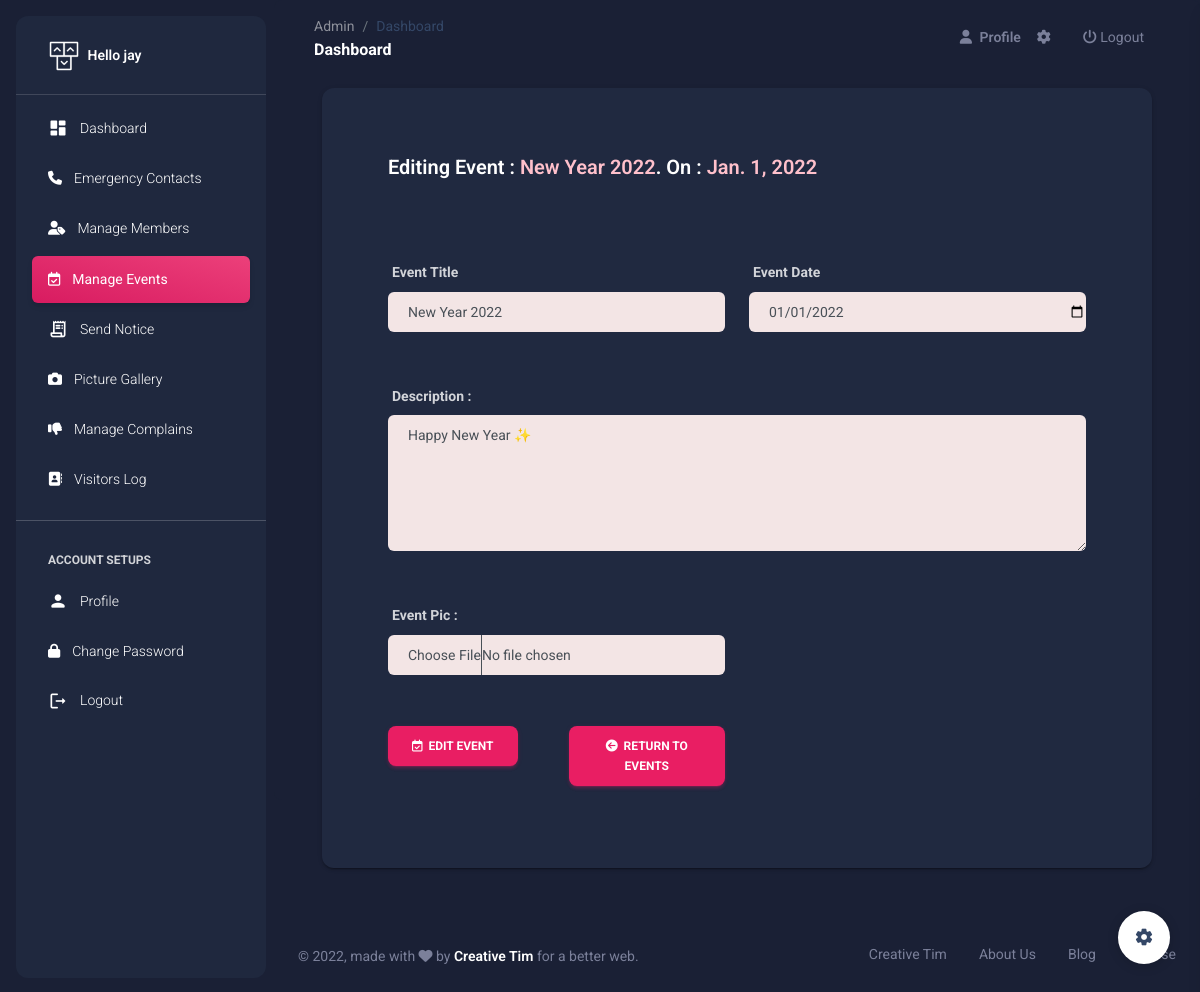
/Sec/edit-event/2 (signed in), run on the app's committed database.
### SecApp/models.py (models this page shows, shortened)
class SecUser(models.Model):
    name = models.CharField(max_length=50)
    email = models.EmailField(unique=True)
    mobile = models.CharField(max_length=15)
    password = models.CharField(max_length=50)
    pic = models.FileField(upload_to='Profile',default='avatar.png')
    setting = models.BooleanField(default=False)

### MemberApp/models.py (models this page shows, shortened)
class Event(models.Model):
    uid = models.ForeignKey(SecUser,on_delete=models.CASCADE)
    event_name = models.CharField(max_length=90)
    event_des = models.TextField()
    created_at = models.DateTimeField(auto_now_add=True)
    event_at = models.DateField()
    pic = models.FileField(upload_to='Event',null=True,blank=True)
    interest = models.ManyToManyField(Member,related_name='Likes')

### SecApp/views.py (the view, shortened to what this page needs)
# urls.py: path('edit-event/<int:pk>',views.edit_event, name='edit-event'),
def edit_event(request,pk):
    uid = SecUser.objects.get(email=request.session['email'])
    event = mm.Event.objects.get(id=pk)
    event_at = str(event.event_at)
    return render(request,'edit-event.html',{'uid':uid,'event':event,'event_at':event_at})

### SecApp/templates/edit-event.html (shortened to what this page needs)
{% extends 'sec-header.html' %}
{% load static %}
{% block event %}
<li class="nav-item">
  <a class="nav-link text-white  active bg-gradient-primary" href="">
    <div class="text-white text-center me-2 d-flex align-items-center justify-content-center">
      <i class="fa fa-calendar-check-o"></i>
    </div>
    <span class="nav-link-text ms-1">Manage Events</span>
  </a>
</li>
{% endblock %}
{% block content %}
<br><br><br>
<div class="container-fluid px-2 px-md-4">
    <div class="card card-body mx-3 mx-md-4 mt-n6">
      <div class="row gx-4 mb-2">
        <div class="col-auto my-auto">
          <div class="h-100">
            <h5 class="mb-1" style="margin-left: 50px; margin-top: 50px;">
              Editing Event : <span style="color: pink;"> {{event.event_name}}</span>. On : <span style="color: pink;">{{event.event_at}}</span>
            </h5>
          </div>
        </div>
      </div>
      <div style="margin: 50px;">
        <form action="{% url 'edit-event' event.id %}" method="POST" enctype="multipart/form-data">
          <div class="row">
              <div class="form-group col-6">
                  <label for="exampleInputPassword1"><b>Event Title</b></label>
                  <input type="text" class="form-control" value="{{event.event_name}}" style="background-color: rgb(243, 229, 229); padding-left: 20px;" name="ename" id="exampleInputPassword1" placeholder="Event Name..." required>
              </div>
              <div class="form-group col-6">
                  <label for="exampleInputPassword1"><b>Event Date</b></label>
                  <input type="date" class="form-control" value="{{event_at}}" style="background-color: rgb(243, 229, 229); padding-left: 20px;" name="edate" id="exampleInputPassword1" placeholder="Event Date..." required>
              </div>
          </div><br><br>
          <div class="row">
              <div class="form-group col-12">
                  <label for="exampleInputPassword1"><b>Description :</b></label>
                  <textarea name="edes" class="form-control" style="background-color: rgb(243, 229, 229); padding-left: 20px;" placeholder="Event Description..." id="" cols="30" rows="5">{{event.event_des}}</textarea>
              </div>
          </div><br><br>
          <div class="row">
              <div class="form-group col-6">
                  <label for="exampleInputPassword1"><b>Event Pic : </b></label>
                  {% if event.pic %}
                  <input type="file" value="{{event.pic.url}}" class="form-control" style="background-color: rgb(243, 229, 229); padding-left: 20px;" name="pic" id="exampleInputPassword1" placeholder="Event Pic...">
                  {% else %}
                  <input type="file" class="form-control" style="background-color: rgb(243, 229, 229); padding-left: 20px;" name="pic" id="exampleInputPassword1" placeholder="Event Pic...">
                  {% endif %}
                </div>
          </div><br><br>
          <div class="row">
              <div class="form-group col-3">
                <button type="submit" class="btn btn-primary"><i class="fa fa-calendar-check-o"></i> &nbsp;Edit Event</button>
                </form>
              </div>
              <div class="form-group col-3">
                <a href="{% url 'add-event' %}"><button type="button" class="btn btn-primary"><i class="fa fa-arrow-circle-left"></i> &nbsp;Return to Events</button></a>
              </div>
          </div>
        </div>
    <br><br>
{% endblock %}

### SecApp/templates/sec-header.html (shortened to what this page needs)
{% load static %}
<!DOCTYPE html>
<html lang="en">
<head>
  <link href="{% static 'assets/css/nucleo-icons.css' %}" rel="stylesheet" />
  <link href="{% static 'assets/css/nucleo-svg.css' %}" rel="stylesheet" />
  <link id="pagestyle" href="{% static 'assets/css/material-dashboard.css' %}" rel="stylesheet" />
</head>
{% if uid.setting == False %}
<body class="g-sidenav-show  bg-gray-200">
{% else %}
<body class="g-sidenav-show  bg-gray-200 dark-version">
{% endif %}
  <aside class="sidenav navbar navbar-vertical navbar-expand-xs border-0 border-radius-xl my-3 fixed-start ms-3   bg-gradient-dark" id="sidenav-main">
    <div class="sidenav-header">
      <a class="navbar-brand m-0" href=" https://demos.creative-tim.com/material-dashboard/pages/dashboard " target="_blank">
        <img src="{% static 'assets/img/logo-ct.png' %}" class="navbar-brand-img h-100" alt="main_logo">
        <span class="ms-1 font-weight-bold text-white">Hello {{uid.name}}</span>
      </a>
    </div>
    <hr class="horizontal light mt-0 mb-2">
      <ul class="navbar-nav">
        {% block dashboard %}
        <li class="nav-item">
          <a class="nav-link text-white" href="{% url 'index' %}">
            <div class="text-white text-center me-2 d-flex align-items-center justify-content-center">
              <i class="material-icons opacity-10">dashboard</i>
            </div>
            <span class="nav-link-text ms-1">Dashboard</span>
          </a>
        </li>
        {% endblock %}
        {% block emergency %}
        <li class="nav-item">
          <a class="nav-link text-white " href="{% url 'emergency' %}">
            <div class="text-white text-center me-2 d-flex align-items-center justify-content-center">
              <i class="fa fa-phone"></i>
            </div>
            <span class="nav-link-text ms-1">Emergency Contacts</span>
          </a>
        </li>
        {% endblock %}
        {% block add_member %}
        <li class="nav-item">
          <a class="nav-link text-white " href="{% url 'add-member' %}">
            <div class="text-white text-center me-2 d-flex align-items-center justify-content-center">
              <i class="fa fa-user-tag"></i>
            </div>
            <span class="nav-link-text ms-1">Manage Members</span>
          </a>
        </li>
        {% endblock %}
        {% block event %}{% endblock %}
        {% block notice %}
        <li class="nav-item">
          <a class="nav-link text-white" href="{% url 'send-notice' %}">
            <div class="text-white text-center me-2 d-flex align-items-center justify-content-center">
              <i class="material-icons opacity-10">receipt_long</i>
            </div>
            <span class="nav-link-text ms-1">Send Notice</span>
          </a>
        </li>
        {% endblock %}
        {% block gallery %}
        <li class="nav-item">
          <a class="nav-link text-white " href="{% url 'gallery' %}">
            <div class="text-white text-center me-2 d-flex align-items-center justify-content-center">
              <i class="fas fa-camera"></i>
            </div>
            <span class="nav-link-text ms-1">Picture Gallery</span>
          </a>
        </li>
        {% endblock %}
        {% block complain %}
        <li class="nav-item">
          <a class="nav-link text-white " href="#">
            <div class="text-white text-center me-2 d-flex align-items-center justify-content-center">
              <i class="fa fa-thumbs-down"></i>
            </div>
            <span class="nav-link-text ms-1">Manage Complains</span>
          </a>
        </li>
        {% endblock %}
        <li class="nav-item">
          <a class="nav-link text-white " href="">
            <div class="text-white text-center me-2 d-flex align-items-center justify-content-center">
              <i class="fa fa-address-book"></i>
            </div>
            <span class="nav-link-text ms-1">Visitors Log</span>
          </a>
        </li>
        <hr>
        <li class="nav-item mt-3">
          <h6 class="ps-4 ms-2 text-uppercase text-xs text-white font-weight-bolder opacity-8">Account Setups</h6>
        </li>
        {% block profile %}
        <li class="nav-item">
          <a class="nav-link text-white " href="{% url 'profile' %}">
            <div class="text-white text-center me-2 d-flex align-items-center justify-content-center">
              <i class="material-icons opacity-10">person</i>
            </div>
            <span class="nav-link-text ms-1">Profile</span>
          </a>
        </li>
        {% endblock %}
        {% block password %}
        <li class="nav-item">
          <a class="nav-link text-white " href="{% url 'change-password' %}">
            <div class="text-white text-center me-2 d-flex align-items-center justify-content-center">
              <i class="fa fa-lock"></i>
            </div>
            <span class="nav-link-text ms-1">Change Password</span>
          </a>
        </li>
        {% endblock %}
        <li class="nav-item">
          <a class="nav-link text-white " href="{% url 'logout' %}">
            <div class="text-white text-center me-2 d-flex align-items-center justify-content-center">
              <i class="material-icons">logout</i>
            </div>
            <span class="nav-link-text ms-1">Logout</span>
          </a>
        </li>
      </ul>
  </aside>
  <main class="main-content position-relative max-height-vh-100 h-100 border-radius-lg ">
    <nav class="navbar navbar-main navbar-expand-lg px-0 mx-4 shadow-none border-radius-xl" id="navbarBlur" navbar-scroll="true">
      <div class="container-fluid py-1 px-3">
        <nav aria-label="breadcrumb">
          <ol class="breadcrumb bg-transparent mb-0 pb-0 pt-1 px-0 me-sm-6 me-5">
            <li class="breadcrumb-item text-sm"><a class="opacity-5 text-dark" href="javascript:;">Admin</a></li>
            <li class="breadcrumb-item text-sm text-dark active" aria-current="page">Dashboard</li>
          </ol>
          <h6 class="font-weight-bolder mb-0">Dashboard</h6>
        </nav>
        <div class="collapse navbar-collapse mt-sm-0 mt-2 me-md-0 me-sm-4" id="navbar">
          <ul class="navbar-nav  justify-content-end">
            <li class="nav-item d-flex align-items-center">
              <a href="{% url 'profile' %}" class="nav-link text-body font-weight-bold px-0">
                <i class="fa fa-user me-sm-1"></i>
                <span class="d-sm-inline d-none">Profile</span>
              </a>
            </li>
            <li class="nav-item px-3 d-flex align-items-center">
              <a href="javascript:;" class="nav-link text-body p-0">
                <i class="fa fa-cog fixed-plugin-button-nav cursor-pointer"></i>
              </a>
            </li>
            <li class="nav-item px-3 d-flex align-items-center">
                <a href="{% url 'logout' %}" class="nav-link text-body p-0">
                  <i class="fa fa-power-off"></i> Logout
                </a>
            </li>
          </ul>
        </div>
      </div>
    </nav>
{% block content %}
{% endblock %}
<footer class="footer py-4  ">
    <div class="container-fluid">
      <div class="row align-items-center justify-content-lg-between">
        <div class="col-lg-6 mb-lg-0 mb-4">
          <div class="copyright text-center text-sm text-muted text-lg-start">
            © ,
            made with <i class="fa fa-heart"></i> by
            <a href="" class="font-weight-bold" target="_blank">Creative Tim</a>
            for a better web.
          </div>
        </div>
        <div class="col-lg-6">
          <ul class="nav nav-footer justify-content-center justify-content-lg-end">
            <li class="nav-item">
              <a href="" class="nav-link text-muted">Creative Tim</a>
            </li>
            <li class="nav-item">
              <a href="" class="nav-link text-muted">About Us</a>
            </li>
            <li class="nav-item">
              <a href="" class="nav-link text-muted">Blog</a>
            </li>
            <li class="nav-item">
              <a href="" class="nav-link pe-0 text-muted">License</a>
            </li>
          </ul>
        </div>
      </div>
    </div>
  </footer>
</main>
<div class="fixed-plugin">
<a class="fixed-plugin-button text-dark position-fixed px-3 py-2">
  <i class="material-icons py-2">settings</i>
</a>
</div>
</body>
</html>

### data on the page
SecUser: name "jay"
Event: event_name "New Year 2022", event_at "Jan. 1, 2022", ename "New Year 2022", edes "Happy New Year ✨"
